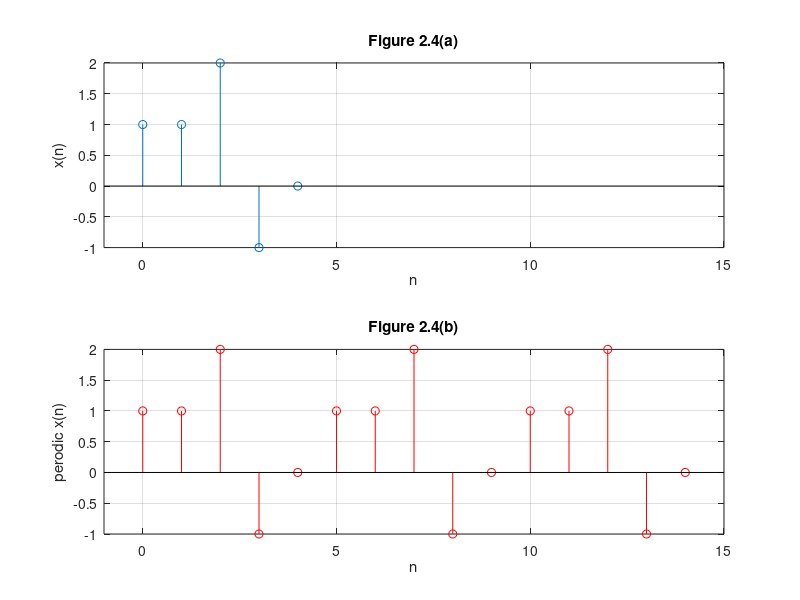

Reproduce this figure in MATLAB.
n = 0:4;
x = [1 1 2 -1 0];
subplot (2,1,1);
stem (n,x);
grid on;
axis ([-1 15 -1 2]);
xlabel ('n');
ylabel ('x(n)');
title ('Figure 2.4(a)');

xtilde = [x,x,x];
length_xtilde = length (xtilde);
n_new = 0:length_xtilde-1;
subplot (2,1,2);
stem (n_new, xtilde,'r');
grid on;
axis ([-1 length_xtilde -1 2]);
xlabel ('n');
ylabel ('perodic x(n)');
title ('Figure 2.4(b)');